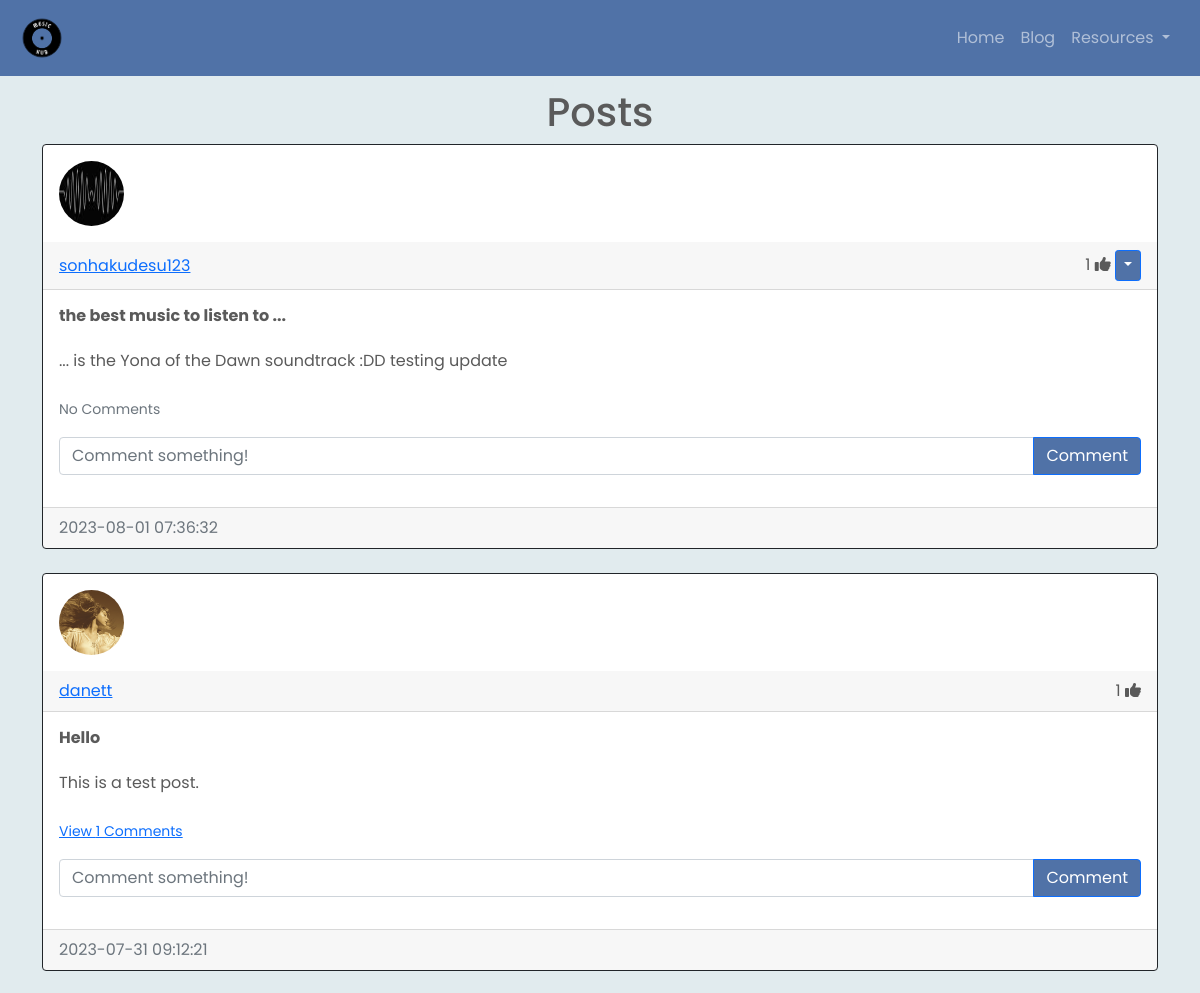
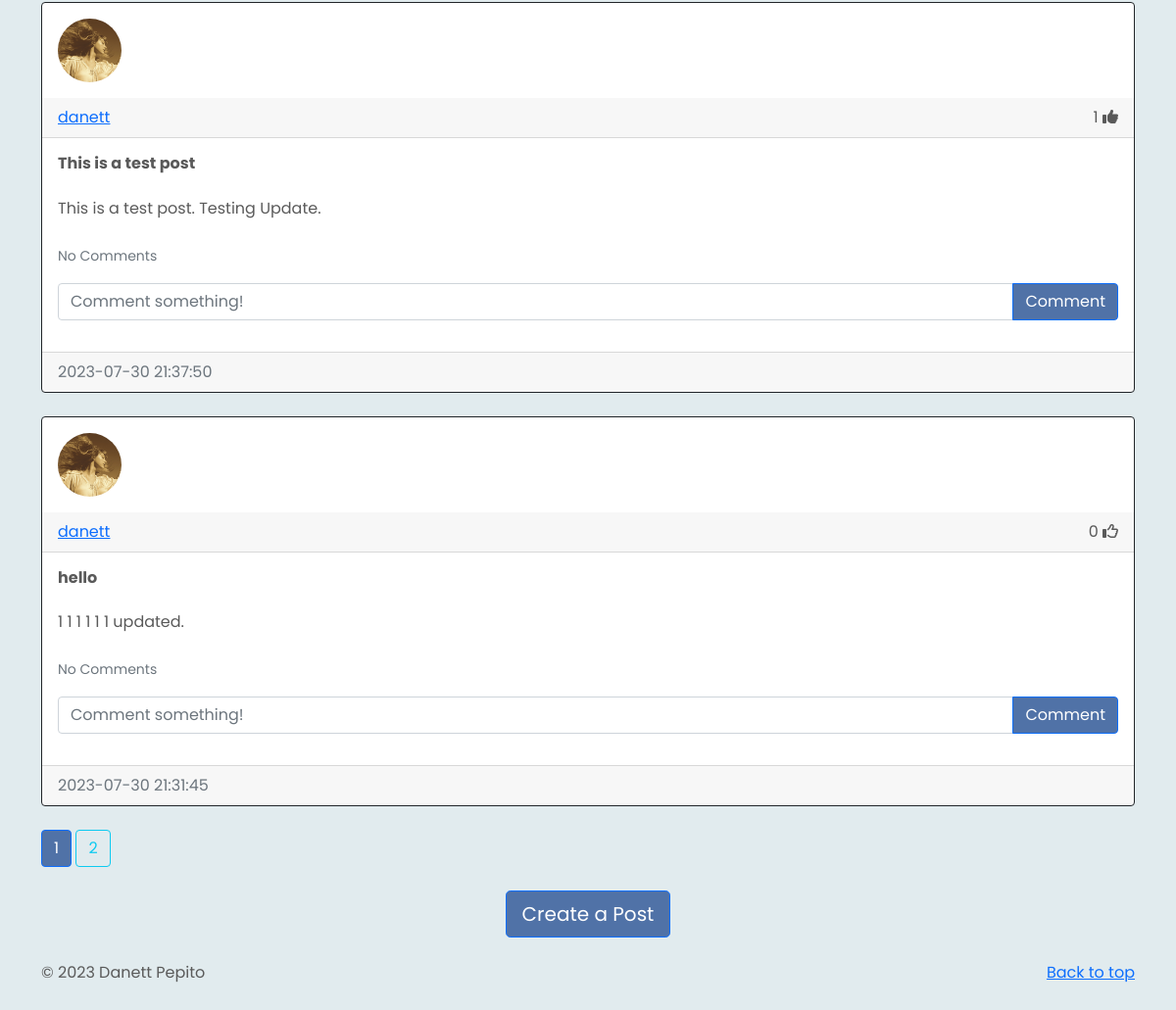
The page /blog (signed in) on the database its author committed (2 pictures, top to bottom).
### website/models.py (models this page shows)
class Post(db.Model):
    id = db.Column(db.Integer, primary_key=True)
    title = db.Column(db.String(100), nullable=False)
    text = db.Column(db.Text, nullable=False)
    date_created = db.Column(db.DateTime(timezone=True), default=func.now())
    author = db.Column(db.Integer, db.ForeignKey(
        'user.id', ondelete="CASCADE"), nullable=False)
    comments = db.relationship('Comment', backref='post', passive_deletes=True)
    likes = db.relationship('Like', backref='post', passive_deletes=True)

class User(db.Model, UserMixin):
    id = db.Column(db.Integer, primary_key=True)
    email = db.Column(db.String(150), unique=True)
    username = db.Column(db.String(150), unique=True)
    password = db.Column(db.String(150))
    image_file = db.Column(db.String(20), nullable=False,
                           default='default.jpg')
    date_created = db.Column(db.DateTime(timezone=True), default=func.now())
    posts = db.relationship('Post', backref='user', passive_deletes=True)
    comments = db.relationship('Comment', backref='user', passive_deletes=True)
    likes = db.relationship('Like', backref='user', passive_deletes=True)

### website/views.py (the view)
@views.route("/blog")
@login_required
def blog():
    page = request.args.get('page', 1, type=int)
    posts = Post.query.order_by(Post.date_created.desc()).paginate(page=page, per_page=4)
    return render_template("blog.html", user=current_user, posts=posts)

### website/templates/blog.html
{% extends "posts_div.html" %} {% block title %}Blog{% endblock %}

### website/templates/posts_div.html (shortened to what this page needs)
{% extends "base.html" %} {% block title %}Home{% endblock %} {% block content
%}
<h1 align="center">{% block header %}Posts{% endblock %}</h1>
<div id="posts">
  {% for post in posts %}
  <div class="card border-dark">
    <img class="rounded-circle article-img" src="{{ url_for('static', filename='profile_pics/' + post.user.image_file) }}">
    <div class="card-header d-flex justify-content-between align-items-center">
      <a href="/posts/{{post.user.username}}">{{post.user.username}}</a>
      <div>
        <span id="likes-count-{{post.id}}">
        {{ post.likes|length }}</span>
        {% if user.id in post.likes|map(attribute="author")|list %}
        <i
          class="fas fa-thumbs-up"
          id="like-button-{{post.id}}"
          onclick="like({{post.id}})"
        ></i>
          {% else %}
          <i
            class="far fa-thumbs-up"
            id="like-button-{{post.id}}"
            onclick="like({{post.id}})"
          ></i>
          {% endif %} {% if user.id == post.author %}
          <div class="btn-group">
            <button
              type="button"
              class="btn btn-sm btn-primary dropdown-toggle"
              data-bs-toggle="dropdown"
            ></button>
        </div>
        {% endif %}
        </div>
      </div>
      <div class="card-body">
        <div class="card-text post-title">{{post.title}}</div>
        <br />
        <div class="card-text">{{post.text}}</div>
        <br />
        <p class="card-text">
          {% if post.comments|length > 0 %}
          <a data-bs-toggle="collapse" href="#comments-{{post.id}}" role="button">
            <small>View {{post.comments|length}} Comments</small>
          </a>
          {% else %}
          <small class="text-muted">No Comments</small>
          {% endif %}
        </p>
        <form
          class="input-group mb-3"
          method="POST"
          action="/create-comment/{{post.id}}"
        >
          <input
            type="text"
            id="text"
            name="text"
            class="form-control"
            placeholder="Comment something!"
          />
          <button type="submit" class="btn btn-primary">Comment</button>
        </form>
      </div>
      <div class="card-footer text-muted">{{post.date_created}}</div>
    </div>
    <br /> {% endfor %}
  </div>
{% for page_num in posts.iter_pages(left_edge=1, right_edge=1, left_current=1, right_current=2) %}
{% if page_num %}
  {% if posts.page == page_num %}
    <a class="btn btn-primary mb-4" href="{{ url_for('views.blog', page=page_num)}}">{{ page_num }}</a>
  {% else %}
    <a class="btn btn-outline-info mb-4" href="{{ url_for('views.blog', page=page_num)}}">{{ page_num }}</a>
  {% endif %}
{% else %}
  ...
{% endif %}
{% endfor %}
{% block footer %}
<div align="center">
  <a href="/create-post"
    ><button type="button" class="btn btn-primary btn-lg">
      Create a Post
    </button></a
  >
</div>
<br />
{% endblock %} {% endblock %}

### website/static/styles.css (style rules this page uses)
html, body { color: #5a5a5a; font-family: 'Montserrat', sans-serif; font-family: 'Poppins', sans-serif; min-height: 100%; position: relative; background-color: #E1EBEE; padding-top: 20px; }
.article-img { height: 65px; width: 65px; margin: 16px; }
.post-title { font-weight: bold; line-height: 1.2; }
.btn-primary { background-color: #5072A7; color: #fff; }

### rows shown on the page
Post: image_file (picture), user.username "sonhakudesu123", likes|length "1", title "the best music to listen to ...", text "... is the Yona of the Dawn soundtrack :DD testing update", shows "No Comments", date_created "2023-08-01 07:36:32"
Post: image_file (picture), user.username "danett", likes|length "1", title "Hello", text "This is a test post.", comments|length "1", date_created "2023-07-31 09:12:21"
Post: image_file (picture), user.username "danett", likes|length "1", title "This is a test post", text "This is a test post. Testing Update.", shows "No Comments", date_created "2023-07-30 21:37:50"
Post: image_file (picture), user.username "danett", likes|length "0", title "hello", text "1 1 1 1 1 1 updated.", shows "No Comments", date_created "2023-07-30 21:31:45"

### other values the page prints
{{ page_num }} "1"
{{ page_num }} "2"
